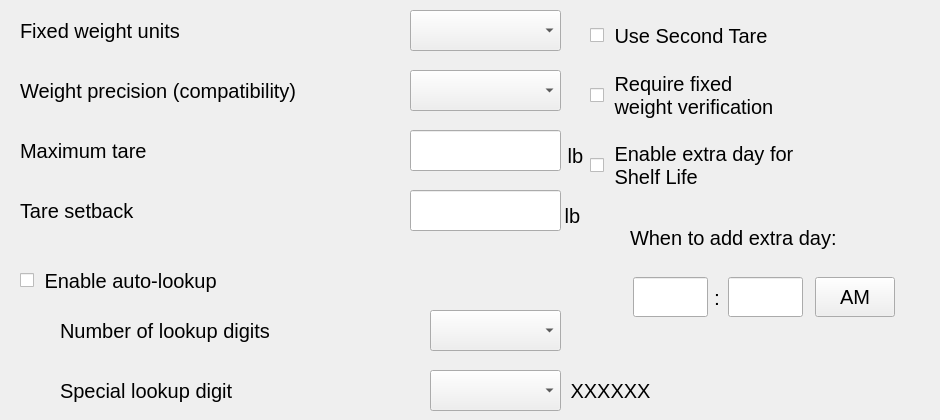
     <widget class="QWidget" name="tab0_0">
      <attribute name="title">
       <string>Field Options</string>
      </attribute>
      <widget class="QCheckBox" name="chkEnableShelfLifeExtraDay">
       <property name="geometry">
        <rect>
         <x>590</x>
         <y>140</y>
         <width>341</width>
         <height>51</height>
        </rect>
       </property>
       <property name="font">
        <font>
         <pointsize>15</pointsize>
        </font>
       </property>
       <property name="text">
        <string> Enable extra day for
 Shelf Life</string>
       </property>
      </widget>
      <widget class="QLabel" name="lblShelfLifeTimeSeparator">
       <property name="geometry">
        <rect>
         <x>704</x>
         <y>282</y>
         <width>26</width>
         <height>31</height>
        </rect>
       </property>
       <property name="font">
        <font>
         <pointsize>16</pointsize>
        </font>
       </property>
       <property name="text">
        <string notr="true">:</string>
       </property>
       <property name="alignment">
        <set>Qt::AlignCenter</set>
       </property>
      </widget>
      <widget class="QLabel" name="lblAutoLookupDigits">
       <property name="geometry">
        <rect>
         <x>60</x>
         <y>310</y>
         <width>361</width>
         <height>41</height>
        </rect>
       </property>
       <property name="font">
        <font>
         <pointsize>15</pointsize>
        </font>
       </property>
       <property name="text">
        <string>Number of lookup digits</string>
       </property>
       <property name="alignment">
        <set>Qt::AlignLeading|Qt::AlignLeft|Qt::AlignVCenter</set>
       </property>
       <property name="wordWrap">
        <bool>true</bool>
       </property>
      </widget>
      <widget class="QLabel" name="lblFixedWeightUnits">
       <property name="geometry">
        <rect>
         <x>20</x>
         <y>10</y>
         <width>401</width>
         <height>41</height>
        </rect>
       </property>
       <property name="sizePolicy">
        <sizepolicy hsizetype="Fixed" vsizetype="Fixed">
         <horstretch>0</horstretch>
         <verstretch>0</verstretch>
        </sizepolicy>
       </property>
       <property name="minimumSize">
        <size>
         <width>401</width>
         <height>41</height>
        </size>
       </property>
       <property name="maximumSize">
        <size>
         <width>401</width>
         <height>41</height>
        </size>
       </property>
       <property name="font">
        <font>
         <pointsize>15</pointsize>
        </font>
       </property>
       <property name="text">
        <string>Fixed weight units</string>
       </property>
       <property name="alignment">
        <set>Qt::AlignLeading|Qt::AlignLeft|Qt::AlignVCenter</set>
       </property>
      </widget>
      <widget class="QComboBox" name="cboNumOfDigits">
       <property name="geometry">
        <rect>
         <x>430</x>
         <y>310</y>
         <width>131</width>
         <height>41</height>
        </rect>
       </property>
       <property name="sizePolicy">
        <sizepolicy hsizetype="Fixed" vsizetype="Fixed">
         <horstretch>0</horstretch>
         <verstretch>0</verstretch>
        </sizepolicy>
       </property>
       <property name="minimumSize">
        <size>
         <width>131</width>
         <height>41</height>
        </size>
       </property>
       <property name="maximumSize">
        <size>
         <width>131</width>
         <height>41</height>
        </size>
       </property>
       <property name="font">
        <font>
         <pointsize>15</pointsize>
        </font>
       </property>
      </widget>
      <widget class="QLabel" name="lblTareSetback">
       <property name="geometry">
        <rect>
         <x>20</x>
         <y>190</y>
         <width>221</width>
         <height>41</height>
        </rect>
       </property>
       <property name="sizePolicy">
        <sizepolicy hsizetype="Fixed" vsizetype="Fixed">
         <horstretch>0</horstretch>
         <verstretch>0</verstretch>
        </sizepolicy>
       </property>
       <property name="minimumSize">
        <size>
         <width>221</width>
         <height>41</height>
        </size>
       </property>
       <property name="maximumSize">
        <size>
         <width>221</width>
         <height>41</height>
        </size>
       </property>
       <property name="font">
        <font>
         <pointsize>15</pointsize>
        </font>
       </property>
       <property name="text">
        <string>Tare setback</string>
       </property>
       <property name="wordWrap">
        <bool>true</bool>
       </property>
      </widget>
      <widget class="hobart::numericLineEdit" name="txtTareSetback">
       <property name="geometry">
        <rect>
         <x>410</x>
         <y>190</y>
         <width>151</width>
         <height>41</height>
        </rect>
       </property>
       <property name="sizePolicy">
        <sizepolicy hsizetype="Fixed" vsizetype="Fixed">
         <horstretch>0</horstretch>
         <verstretch>0</verstretch>
        </sizepolicy>
       </property>
       <property name="minimumSize">
        <size>
         <width>151</width>
         <height>41</height>
        </size>
       </property>
       <property name="maximumSize">
        <size>
         <width>141</width>
         <height>41</height>
        </size>
       </property>
       <property name="font">
        <font>
         <pointsize>19</pointsize>
        </font>
       </property>
       <property name="text">
        <string notr="true"/>
       </property>
       <property name="maxLength">
        <number>6</number>
       </property>
      </widget>
      <widget class="QComboBox" name="cboSpAutoLookupDigit">
       <property name="geometry">
        <rect>
         <x>430</x>
         <y>370</y>
         <width>131</width>
         <height>41</height>
        </rect>
       </property>
       <property name="sizePolicy">
        <sizepolicy hsizetype="Fixed" vsizetype="Fixed">
         <horstretch>0</horstretch>
         <verstretch>0</verstretch>
        </sizepolicy>
       </property>
       <property name="minimumSize">
        <size>
         <width>131</width>
         <height>41</height>
        </size>
       </property>
       <property name="maximumSize">
        <size>
         <width>131</width>
         <height>41</height>
        </size>
       </property>
       <property name="font">
        <font>
         <pointsize>15</pointsize>
        </font>
       </property>
      </widget>
      <widget class="QPushButton" name="butShelfLifeAmPm">
       <property name="geometry">
        <rect>
         <x>815</x>
         <y>277</y>
         <width>80</width>
         <height>40</height>
        </rect>
       </property>
       <property name="sizePolicy">
        <sizepolicy hsizetype="Fixed" vsizetype="Fixed">
         <horstretch>0</horstretch>
         <verstretch>0</verstretch>
        </sizepolicy>
       </property>
       <property name="minimumSize">
        <size>
         <width>75</width>
         <height>40</height>
        </size>
       </property>
       <property name="sizeIncrement">
        <size>
         <width>75</width>
         <height>40</height>
        </size>
       </property>
       <property name="font">
        <font>
         <pointsize>15</pointsize>
        </font>
       </property>
       <property name="text">
        <string notr="true">AM</string>
       </property>
      </widget>
      <widget class="QCheckBox" name="chkUseSecondTare">
       <property name="geometry">
        <rect>
         <x>590</x>
         <y>10</y>
         <width>341</width>
         <height>51</height>
        </rect>
       </property>
       <property name="sizePolicy">
        <sizepolicy hsizetype="Fixed" vsizetype="Fixed">
         <horstretch>0</horstretch>
         <verstretch>0</verstretch>
        </sizepolicy>
       </property>
       <property name="minimumSize">
        <size>
         <width>341</width>
         <height>51</height>
        </size>
       </property>
       <property name="maximumSize">
        <size>
         <width>341</width>
         <height>41</height>
        </size>
       </property>
       <property name="font">
        <font>
         <pointsize>15</pointsize>
        </font>
       </property>
       <property name="text">
        <string> Use Second Tare</string>
       </property>
      </widget>
      <widget class="QLabel" name="lblUnits_2">
       <property name="geometry">
        <rect>
         <x>557</x>
         <y>195</y>
         <width>31</width>
         <height>41</height>
        </rect>
       </property>
       <property name="sizePolicy">
        <sizepolicy hsizetype="Fixed" vsizetype="Fixed">
         <horstretch>0</horstretch>
         <verstretch>0</verstretch>
        </sizepolicy>
       </property>
       <property name="minimumSize">
        <size>
         <width>31</width>
         <height>41</height>
        </size>
       </property>
       <property name="maximumSize">
        <size>
         <width>31</width>
         <height>41</height>
        </size>
       </property>
       <property name="font">
        <font>
         <pointsize>15</pointsize>
        </font>
       </property>
       <property name="text">
        <string notr="true">lb</string>
       </property>
       <property name="alignment">
        <set>Qt::AlignCenter</set>
       </property>
      </widget>
      <widget class="QLabel" name="lblSpAutoLookupDigit">
       <property name="geometry">
        <rect>
         <x>60</x>
         <y>370</y>
         <width>361</width>
         <height>41</height>
        </rect>
       </property>
       <property name="font">
        <font>
         <pointsize>15</pointsize>
        </font>
       </property>
       <property name="text">
        <string>Special lookup digit</string>
       </property>
       <property name="alignment">
        <set>Qt::AlignLeading|Qt::AlignLeft|Qt::AlignVCenter</set>
       </property>
       <property name="wordWrap">
        <bool>true</bool>
       </property>
      </widget>
      <widget class="QCheckBox" name="chkUseAutoLookup">
       <property name="geometry">
        <rect>
         <x>20</x>
         <y>260</y>
         <width>401</width>
         <height>41</height>
        </rect>
       </property>
       <property name="sizePolicy">
        <sizepolicy hsizetype="Fixed" vsizetype="Fixed">
         <horstretch>0</horstretch>
         <verstretch>0</verstretch>
        </sizepolicy>
       </property>
       <property name="minimumSize">
        <size>
         <width>401</width>
         <height>41</height>
        </size>
       </property>
       <property name="maximumSize">
        <size>
         <width>401</width>
         <height>41</height>
        </size>
       </property>
       <property name="font">
        <font>
         <pointsize>15</pointsize>
        </font>
       </property>
       <property name="text">
        <string> Enable auto-lookup</string>
       </property>
      </widget>
      <widget class="QComboBox" name="cboExternalWeightPrecision">
       <property name="geometry">
        <rect>
         <x>410</x>
         <y>70</y>
         <width>151</width>
         <height>41</height>
        </rect>
       </property>
       <property name="sizePolicy">
        <sizepolicy hsizetype="Fixed" vsizetype="Fixed">
         <horstretch>0</horstretch>
         <verstretch>0</verstretch>
        </sizepolicy>
       </property>
       <property name="minimumSize">
        <size>
         <width>151</width>
         <height>41</height>
        </size>
       </property>
       <property name="maximumSize">
        <size>
         <width>151</width>
         <height>41</height>
        </size>
       </property>
       <property name="font">
        <font>
         <pointsize>15</pointsize>
        </font>
       </property>
      </widget>
      <widget class="hobart::numericLineEdit" name="txtMaxTare">
       <property name="geometry">
        <rect>
         <x>410</x>
         <y>130</y>
         <width>151</width>
         <height>41</height>
        </rect>
       </property>
       <property name="sizePolicy">
        <sizepolicy hsizetype="Fixed" vsizetype="Fixed">
         <horstretch>0</horstretch>
         <verstretch>0</verstretch>
        </sizepolicy>
       </property>
       <property name="minimumSize">
        <size>
         <width>151</width>
         <height>41</height>
        </size>
       </property>
       <property name="maximumSize">
        <size>
         <width>151</width>
         <height>41</height>
        </size>
       </property>
       <property name="font">
        <font>
         <pointsize>19</pointsize>
        </font>
       </property>
       <property name="text">
        <string notr="true"/>
       </property>
       <property name="maxLength">
        <number>6</number>
       </property>
      </widget>
      <widget class="QLabel" name="lblUnits">
       <property name="geometry">
        <rect>
         <x>560</x>
         <y>135</y>
         <width>31</width>
         <height>41</height>
        </rect>
       </property>
       <property name="sizePolicy">
        <sizepolicy hsizetype="Fixed" vsizetype="Fixed">
         <horstretch>0</horstretch>
         <verstretch>0</verstretch>
        </sizepolicy>
       </property>
       <property name="minimumSize">
        <size>
         <width>31</width>
         <height>41</height>
        </size>
       </property>
       <property name="maximumSize">
        <size>
         <width>31</width>
         <height>41</height>
        </size>
       </property>
       <property name="font">
        <font>
         <pointsize>15</pointsize>
        </font>
       </property>
       <property name="text">
        <string notr="true">lb</string>
       </property>
       <property name="alignment">
        <set>Qt::AlignCenter</set>
       </property>
      </widget>
      <widget class="hobart::numericLineEdit" name="leShelfLifeMinutes">
       <property name="geometry">
        <rect>
         <x>728</x>
         <y>277</y>
         <width>75</width>
         <height>40</height>
        </rect>
       </property>
       <property name="font">
        <font>
         <pointsize>15</pointsize>
        </font>
       </property>
       <property name="inputMask">
        <string notr="true"/>
       </property>
       <property name="text">
        <string notr="true"/>
       </property>
       <property name="maxLength">
        <number>20</number>
       </property>
       <property name="alignment">
        <set>Qt::AlignCenter</set>
       </property>
      </widget>
      <widget class="QLabel" name="lblShelfLifeExtraDay">
       <property name="geometry">
        <rect>
         <x>630</x>
         <y>207</y>
         <width>281</width>
         <height>61</height>
        </rect>
       </property>
       <property name="minimumSize">
        <size>
         <width>0</width>
         <height>51</height>
        </size>
       </property>
       <property name="font">
        <font>
         <pointsize>15</pointsize>
        </font>
       </property>
       <property name="text">
        <string>When to add extra day:</string>
       </property>
       <property name="alignment">
        <set>Qt::AlignLeading|Qt::AlignLeft|Qt::AlignVCenter</set>
       </property>
       <property name="wordWrap">
        <bool>true</bool>
       </property>
      </widget>
      <widget class="hobart::numericLineEdit" name="leShelfLifeHour">
       <property name="geometry">
        <rect>
         <x>633</x>
         <y>277</y>
         <width>75</width>
         <height>40</height>
        </rect>
       </property>
       <property name="font">
        <font>
         <pointsize>15</pointsize>
        </font>
       </property>
       <property name="inputMask">
        <string notr="true"/>
       </property>
       <property name="text">
        <string notr="true"/>
       </property>
       <property name="maxLength">
        <number>20</number>
       </property>
       <property name="alignment">
        <set>Qt::AlignCenter</set>
       </property>
      </widget>
      <widget class="QComboBox" name="cboFixedWeightUnits">
       <property name="geometry">
        <rect>
         <x>410</x>
         <y>10</y>
         <width>151</width>
         <height>41</height>
        </rect>
       </property>
       <property name="sizePolicy">
        <sizepolicy hsizetype="Fixed" vsizetype="Fixed">
         <horstretch>0</horstretch>
         <verstretch>0</verstretch>
        </sizepolicy>
       </property>
       <property name="minimumSize">
        <size>
         <width>151</width>
         <height>41</height>
        </size>
       </property>
       <property name="maximumSize">
        <size>
         <width>151</width>
         <height>41</height>
        </size>
       </property>
       <property name="font">
        <font>
         <pointsize>15</pointsize>
        </font>
       </property>
      </widget>
      <widget class="QCheckBox" name="chkFixedWeightVerification">
       <property name="geometry">
        <rect>
         <x>590</x>
         <y>70</y>
         <width>341</width>
         <height>51</height>
        </rect>
       </property>
       <property name="font">
        <font>
         <pointsize>15</pointsize>
        </font>
       </property>
       <property name="text">
        <string> Require fixed
 weight verification</string>
       </property>
      </widget>
      <widget class="QLabel" name="lblSpAutoLookupDigitX">
       <property name="geometry">
        <rect>
         <x>560</x>
         <y>370</y>
         <width>101</width>
         <height>41</height>
        </rect>
       </property>
       <property name="sizePolicy">
        <sizepolicy hsizetype="Fixed" vsizetype="Fixed">
         <horstretch>0</horstretch>
         <verstretch>0</verstretch>
        </sizepolicy>
       </property>
       <property name="minimumSize">
        <size>
         <width>31</width>
         <height>41</height>
        </size>
       </property>
       <property name="maximumSize">
        <size>
         <width>99999</width>
         <height>41</height>
        </size>
       </property>
       <property name="font">
        <font>
         <pointsize>15</pointsize>
        </font>
       </property>
       <property name="text">
        <string notr="true">XXXXXX</string>
       </property>
       <property name="alignment">
        <set>Qt::AlignCenter</set>
       </property>
      </widget>
      <widget class="QLabel" name="lblMaxTare">
       <property name="geometry">
        <rect>
         <x>20</x>
         <y>130</y>
         <width>221</width>
         <height>41</height>
        </rect>
       </property>
       <property name="sizePolicy">
        <sizepolicy hsizetype="Fixed" vsizetype="Fixed">
         <horstretch>0</horstretch>
         <verstretch>0</verstretch>
        </sizepolicy>
       </property>
       <property name="minimumSize">
        <size>
         <width>221</width>
         <height>41</height>
        </size>
       </property>
       <property name="maximumSize">
        <size>
         <width>221</width>
         <height>41</height>
        </size>
       </property>
       <property name="font">
        <font>
         <pointsize>15</pointsize>
        </font>
       </property>
       <property name="text">
        <string>Maximum tare</string>
       </property>
       <property name="alignment">
        <set>Qt::AlignLeading|Qt::AlignLeft|Qt::AlignVCenter</set>
       </property>
      </widget>
      <widget class="QLabel" name="lblExternalWeightPrecision">
       <property name="geometry">
        <rect>
         <x>20</x>
         <y>70</y>
         <width>401</width>
         <height>41</height>
        </rect>
       </property>
       <property name="sizePolicy">
        <sizepolicy hsizetype="Fixed" vsizetype="Fixed">
         <horstretch>0</horstretch>
         <verstretch>0</verstretch>
        </sizepolicy>
       </property>
       <property name="minimumSize">
        <size>
         <width>401</width>
         <height>41</height>
        </size>
       </property>
       <property name="maximumSize">
        <size>
         <width>351</width>
         <height>41</height>
        </size>
       </property>
       <property name="font">
        <font>
         <pointsize>15</pointsize>
        </font>
       </property>
       <property name="text">
        <string>Weight precision (compatibility)</string>
       </property>
       <property name="alignment">
        <set>Qt::AlignLeading|Qt::AlignLeft|Qt::AlignVCenter</set>
       </property>
      </widget>
     </widget>
